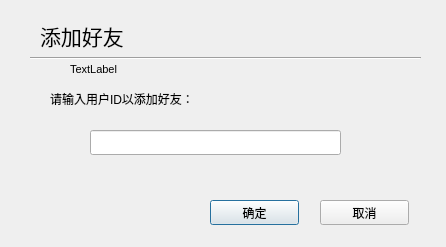
<?xml version="1.0" encoding="UTF-8"?>
<ui version="4.0">
 <class>AddFriendDialog</class>
 <widget class="QDialog" name="AddFriendDialog">
  <property name="geometry">
   <rect>
    <x>0</x>
    <y>0</y>
    <width>446</width>
    <height>247</height>
   </rect>
  </property>
  <property name="windowTitle">
   <string>Dialog</string>
  </property>
  <widget class="QLabel" name="label">
   <property name="geometry">
    <rect>
     <x>40</x>
     <y>20</y>
     <width>91</width>
     <height>31</height>
    </rect>
   </property>
   <property name="text">
    <string>&lt;html&gt;&lt;head/&gt;&lt;body&gt;&lt;p&gt;&lt;span style=&quot; font-size:16pt;&quot;&gt;添加好友&lt;/span&gt;&lt;/p&gt;&lt;/body&gt;&lt;/html&gt;</string>
   </property>
  </widget>
  <widget class="Line" name="line">
   <property name="geometry">
    <rect>
     <x>30</x>
     <y>50</y>
     <width>391</width>
     <height>16</height>
    </rect>
   </property>
   <property name="orientation">
    <enum>Qt::Horizontal</enum>
   </property>
  </widget>
  <widget class="QLabel" name="label_2">
   <property name="geometry">
    <rect>
     <x>50</x>
     <y>90</y>
     <width>191</width>
     <height>17</height>
    </rect>
   </property>
   <property name="text">
    <string>请输入用户ID以添加好友：</string>
   </property>
  </widget>
  <widget class="QLineEdit" name="lineEdit">
   <property name="geometry">
    <rect>
     <x>90</x>
     <y>130</y>
     <width>251</width>
     <height>25</height>
    </rect>
   </property>
  </widget>
  <widget class="QPushButton" name="bt_ok">
   <property name="geometry">
    <rect>
     <x>210</x>
     <y>200</y>
     <width>89</width>
     <height>25</height>
    </rect>
   </property>
   <property name="text">
    <string>确定</string>
   </property>
  </widget>
  <widget class="QPushButton" name="btn_cancel">
   <property name="geometry">
    <rect>
     <x>320</x>
     <y>200</y>
     <width>89</width>
     <height>25</height>
    </rect>
   </property>
   <property name="text">
    <string>取消</string>
   </property>
  </widget>
  <widget class="QLabel" name="label_id">
   <property name="geometry">
    <rect>
     <x>70</x>
     <y>60</y>
     <width>351</width>
     <height>20</height>
    </rect>
   </property>
   <property name="text">
    <string>&lt;html&gt;&lt;head/&gt;&lt;body&gt;&lt;p&gt;&lt;span style=&quot; font-size:8pt;&quot;&gt;TextLabel&lt;/span&gt;&lt;/p&gt;&lt;/body&gt;&lt;/html&gt;</string>
   </property>
  </widget>
 </widget>
 <resources/>
 <connections/>
</ui>
